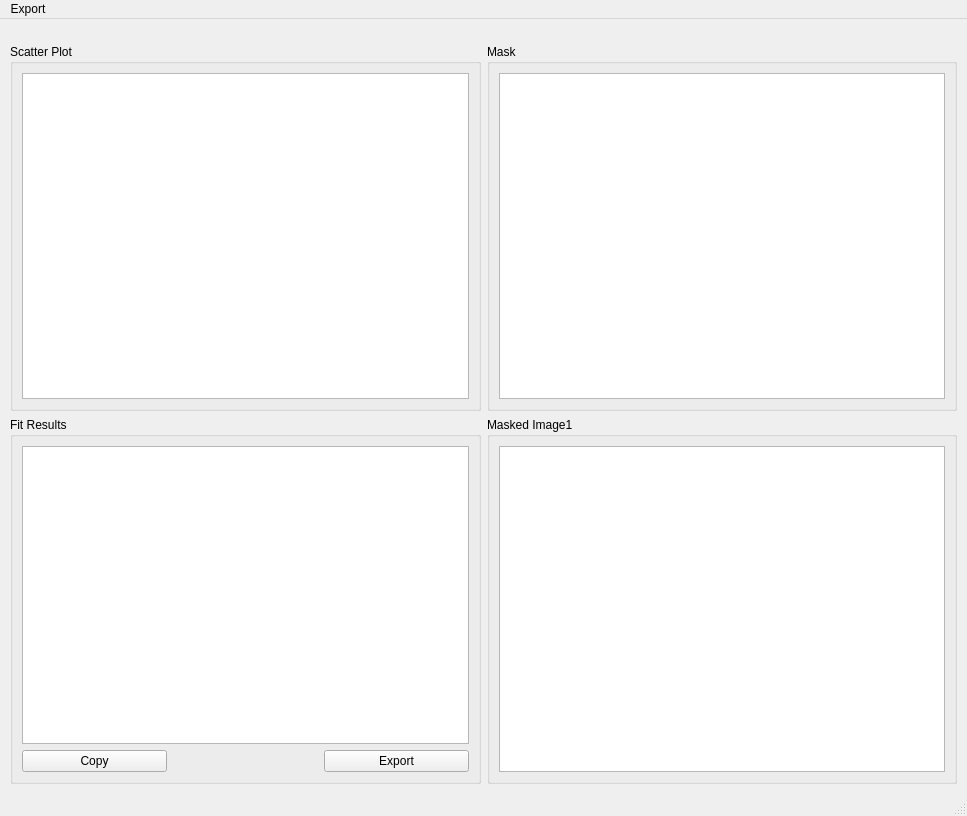
<?xml version="1.0" encoding="UTF-8"?>
<ui version="4.0">
 <class>CorrelationPlot</class>
 <widget class="QMainWindow" name="CorrelationPlot">
  <property name="geometry">
   <rect>
    <x>0</x>
    <y>0</y>
    <width>967</width>
    <height>816</height>
   </rect>
  </property>
  <property name="windowTitle">
   <string>Correlation Plot</string>
  </property>
  <property name="styleSheet">
   <string notr="true">font: 12pt &quot;MS Shell Dlg 2&quot;;</string>
  </property>
  <widget class="QWidget" name="centralwidget">
   <layout class="QGridLayout" name="gridLayout_3">
    <property name="leftMargin">
     <number>10</number>
    </property>
    <property name="topMargin">
     <number>25</number>
    </property>
    <property name="rightMargin">
     <number>10</number>
    </property>
    <property name="bottomMargin">
     <number>10</number>
    </property>
    <item row="0" column="0">
     <widget class="QGroupBox" name="groupBox_4">
      <property name="title">
       <string>Scatter Plot</string>
      </property>
      <layout class="QGridLayout" name="gridLayout_5">
       <item row="0" column="0">
        <widget class="GraphicsLayoutWidget" name="scatterViewer">
         <property name="sizePolicy">
          <sizepolicy hsizetype="Preferred" vsizetype="Expanding">
           <horstretch>0</horstretch>
           <verstretch>0</verstretch>
          </sizepolicy>
         </property>
        </widget>
       </item>
      </layout>
     </widget>
    </item>
    <item row="0" column="1">
     <widget class="QGroupBox" name="groupBox_3">
      <property name="title">
       <string>Mask</string>
      </property>
      <layout class="QGridLayout" name="gridLayout_2">
       <item row="0" column="0">
        <widget class="ImageView" name="imageView_mask">
         <property name="sizePolicy">
          <sizepolicy hsizetype="Preferred" vsizetype="Expanding">
           <horstretch>0</horstretch>
           <verstretch>0</verstretch>
          </sizepolicy>
         </property>
        </widget>
       </item>
      </layout>
     </widget>
    </item>
    <item row="1" column="0">
     <widget class="QGroupBox" name="groupBox">
      <property name="sizePolicy">
       <sizepolicy hsizetype="Preferred" vsizetype="Expanding">
        <horstretch>0</horstretch>
        <verstretch>0</verstretch>
       </sizepolicy>
      </property>
      <property name="title">
       <string>Fit Results</string>
      </property>
      <layout class="QGridLayout" name="gridLayout_4">
       <item row="1" column="0">
        <widget class="QPushButton" name="pb_copy_results">
         <property name="text">
          <string>Copy</string>
         </property>
        </widget>
       </item>
       <item row="0" column="0" colspan="3">
        <widget class="QTextEdit" name="text_fit_results">
         <property name="sizePolicy">
          <sizepolicy hsizetype="Preferred" vsizetype="Preferred">
           <horstretch>0</horstretch>
           <verstretch>0</verstretch>
          </sizepolicy>
         </property>
         <property name="styleSheet">
          <string notr="true">font: 11pt &quot;Consolas&quot;;</string>
         </property>
         <property name="readOnly">
          <bool>true</bool>
         </property>
        </widget>
       </item>
       <item row="1" column="2">
        <widget class="QPushButton" name="pb_save_results">
         <property name="text">
          <string>Export</string>
         </property>
        </widget>
       </item>
      </layout>
     </widget>
    </item>
    <item row="1" column="1">
     <widget class="QGroupBox" name="gb_maskedImage1">
      <property name="title">
       <string>Masked Image1</string>
      </property>
      <layout class="QGridLayout" name="gridLayout">
       <item row="0" column="0">
        <widget class="ImageView" name="imageView_maskedImage">
         <property name="sizePolicy">
          <sizepolicy hsizetype="Preferred" vsizetype="Expanding">
           <horstretch>0</horstretch>
           <verstretch>0</verstretch>
          </sizepolicy>
         </property>
        </widget>
       </item>
      </layout>
     </widget>
    </item>
   </layout>
  </widget>
  <widget class="QStatusBar" name="statusbar"/>
  <widget class="QMenuBar" name="menubar">
   <property name="geometry">
    <rect>
     <x>0</x>
     <y>0</y>
     <width>967</width>
     <height>25</height>
    </rect>
   </property>
   <widget class="QMenu" name="menuFile">
    <property name="title">
     <string>Export</string>
    </property>
    <addaction name="actionSave_Plot"/>
    <addaction name="actionSaveMask"/>
    <addaction name="actionSaveMaskedImage"/>
   </widget>
   <addaction name="menuFile"/>
  </widget>
  <action name="actionSave_Plot">
   <property name="text">
    <string>Scatter Plot+Fit</string>
   </property>
  </action>
  <action name="actionSaveMask">
   <property name="text">
    <string>Mask</string>
   </property>
  </action>
  <action name="actionSaveMaskedImage">
   <property name="text">
    <string>Masked Image</string>
   </property>
  </action>
 </widget>
 <customwidgets>
  <customwidget>
   <class>ImageView</class>
   <extends>QGraphicsView</extends>
   <header>pyqtgraph</header>
  </customwidget>
  <customwidget>
   <class>GraphicsLayoutWidget</class>
   <extends>QGraphicsView</extends>
   <header>pyqtgraph</header>
  </customwidget>
 </customwidgets>
 <resources/>
 <connections/>
</ui>
